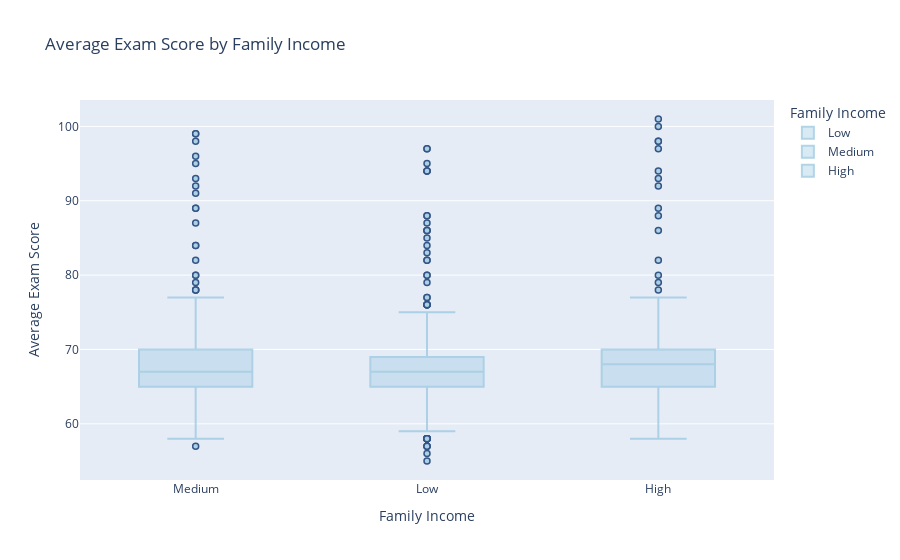

Notebook code for this chart:
### Code cell
# Plot the distribution of the exam score by family_iconme
fig = px.box(df, 
             x='family_income_cat',
             y='exam_score_num', 
             title='Average Exam Score by Family Income', 
             labels={'exam_score_num': 'Average Exam Score', 'family_income_cat': 'Family Income'},
             color='family_income_cat',)

# Update plot, put the x-axis in ascending order and select different colors for the bars
fig.update_xaxes(categoryorder='total descending')
fig.update_traces(marker_color='rgb(158,202,225)', 
                  marker_line_color='rgb(8,48,107)',
                  marker_line_width=1.5, opacity=0.8)

fig.show()

### Figure 1 — Plotly figure (JSON) as saved in the notebook; plotly's stock layout.template omitted (floating-point values rounded to 4 significant figures; data arrays with more than 128 entries replaced by an {"elided": "..."} marker saying what was removed)
{"data": [{"alignmentgroup": "True", "hovertemplate": "Family Income=%{x}<br>Average Exam Score=%{y}<extra></extra>", "legendgroup": "Low", "marker": {"color": "rgb(158,202,225)", "line": {"color": "rgb(8,48,107)", "width": 1.5}}, "name": "Low", "notched": false, "offsetgroup": "Low", "opacity": 0.8, "orientation": "v", "showlegend": true, "type": "box", "x": {"elided": "2672 str values"}, "x0": " ", "xaxis": "x", "y": {"elided": "2672 int values"}, "y0": " ", "yaxis": "y"}, {"alignmentgroup": "True", "hovertemplate": "Family Income=%{x}<br>Average Exam Score=%{y}<extra></extra>", "legendgroup": "Medium", "marker": {"color": "rgb(158,202,225)", "line": {"color": "rgb(8,48,107)", "width": 1.5}}, "name": "Medium", "notched": false, "offsetgroup": "Medium", "opacity": 0.8, "orientation": "v", "showlegend": true, "type": "box", "x": {"elided": "2666 str values"}, "x0": " ", "xaxis": "x", "y": {"elided": "2666 int values"}, "y0": " ", "yaxis": "y"}, {"alignmentgroup": "True", "hovertemplate": "Family Income=%{x}<br>Average Exam Score=%{y}<extra></extra>", "legendgroup": "High", "marker": {"color": "rgb(158,202,225)", "line": {"color": "rgb(8,48,107)", "width": 1.5}}, "name": "High", "notched": false, "offsetgroup": "High", "opacity": 0.8, "orientation": "v", "showlegend": true, "type": "box", "x": {"elided": "1269 str values"}, "x0": " ", "xaxis": "x", "y": {"elided": "1269 int values"}, "y0": " ", "yaxis": "y"}], "layout": {"boxmode": "overlay", "legend": {"title": {"text": "Family Income"}, "tracegroupgap": 0}, "title": {"text": "Average Exam Score by Family Income"}, "xaxis": {"anchor": "y", "categoryarray": ["Low", "Medium", "High"], "categoryorder": "total descending", "domain": [0, 1], "title": {"text": "Family Income"}}, "yaxis": {"anchor": "x", "domain": [0, 1], "title": {"text": "Average Exam Score"}}}}
